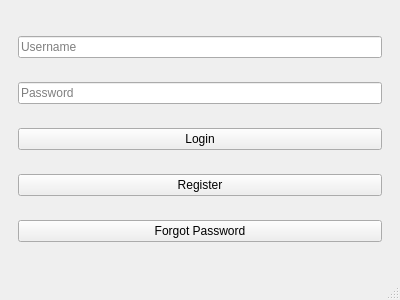
<?xml version="1.0" encoding="UTF-8"?>
<ui version="4.0">
 <class>MainWindow</class>
 <widget class="QMainWindow" name="MainWindow">
  <property name="geometry">
   <rect>
    <x>0</x>
    <y>0</y>
    <width>400</width>
    <height>300</height>
   </rect>
  </property>
  <property name="windowTitle">
   <string>MainWindow</string>
  </property>
  <widget class="QWidget" name="centralwidget">
   <layout class="QVBoxLayout" name="verticalLayout">
    <item>
     <widget class="QStackedWidget" name="stackedWidget">
      <widget class="QWidget" name="loginPage">
       <layout class="QVBoxLayout" name="verticalLayout_2">
        <item>
         <widget class="QLineEdit" name="usernameLineEdit">
          <property name="placeholderText">
           <string>Username</string>
          </property>
         </widget>
        </item>
        <item>
         <widget class="QLineEdit" name="passwordLineEdit">
          <property name="placeholderText">
           <string>Password</string>
          </property>
          <property name="echoMode">
           <enum>QLineEdit::Password</enum>
          </property>
         </widget>
        </item>
        <item>
         <widget class="QPushButton" name="loginButton">
          <property name="text">
           <string>Login</string>
          </property>
         </widget>
        </item>
        <item>
         <widget class="QPushButton" name="registerButton">
          <property name="text">
           <string>Register</string>
          </property>
         </widget>
        </item>
        <item>
         <widget class="QPushButton" name="forgotPasswordButton">
          <property name="text">
           <string>Forgot Password</string>
          </property>
         </widget>
        </item>
       </layout>
      </widget>
      <widget class="QWidget" name="registerPage">
       <layout class="QVBoxLayout" name="verticalLayout_3">
        <item>
         <widget class="QLineEdit" name="firstNameLineEdit">
          <property name="placeholderText">
           <string>First Name</string>
          </property>
         </widget>
        </item>
        <item>
         <widget class="QLineEdit" name="lastNameLineEdit">
          <property name="placeholderText">
           <string>Last Name</string>
          </property>
         </widget>
        </item>
        <item>
         <widget class="QLineEdit" name="registerUsernameLineEdit">
          <property name="placeholderText">
           <string>Username</string>
          </property>
         </widget>
        </item>
        <item>
         <widget class="QLineEdit" name="registerPasswordLineEdit">
          <property name="placeholderText">
           <string>Password</string>
          </property>
          <property name="echoMode">
           <enum>QLineEdit::Password</enum>
          </property>
         </widget>
        </item>
        <item>
         <widget class="QComboBox" name="positionComboBox">
          <item>
           <property name="text">
            <string>Admin</string>
           </property>
          </item>
          <item>
           <property name="text">
            <string>User</string>
           </property>
          </item>
          <item>
           <property name="text">
            <string>Developer</string>
           </property>
          </item>
         </widget>
        </item>
        <item>
         <widget class="QPushButton" name="registerUserButton">
          <property name="text">
           <string>Register</string>
          </property>
         </widget>
        </item>
        <item>
         <widget class="QPushButton" name="backToLoginButton">
          <property name="text">
           <string>Back to Login</string>
          </property>
         </widget>
        </item>
       </layout>
      </widget>
     </widget>
    </item>
   </layout>
  </widget>
  <widget class="QMenuBar" name="menubar"/>
  <widget class="QStatusBar" name="statusbar"/>
 </widget>
 <resources/>
 <connections/>
</ui>
